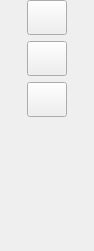
<?xml version="1.0" encoding="UTF-8"?>
<ui version="4.0">
 <class>tool_widget</class>
 <widget class="QWidget" name="tool_widget">
  <property name="geometry">
   <rect>
    <x>0</x>
    <y>0</y>
    <width>94</width>
    <height>251</height>
   </rect>
  </property>
  <property name="sizePolicy">
   <sizepolicy hsizetype="Preferred" vsizetype="Preferred">
    <horstretch>0</horstretch>
    <verstretch>0</verstretch>
   </sizepolicy>
  </property>
  <property name="minimumSize">
   <size>
    <width>0</width>
    <height>0</height>
   </size>
  </property>
  <property name="maximumSize">
   <size>
    <width>100</width>
    <height>16777215</height>
   </size>
  </property>
  <property name="acceptDrops">
   <bool>false</bool>
  </property>
  <property name="windowTitle">
   <string>Form</string>
  </property>
  <layout class="QFormLayout" name="formLayout">
   <property name="labelAlignment">
    <set>Qt::AlignLeading|Qt::AlignLeft|Qt::AlignVCenter</set>
   </property>
   <property name="formAlignment">
    <set>Qt::AlignCenter</set>
   </property>
   <property name="leftMargin">
    <number>0</number>
   </property>
   <property name="topMargin">
    <number>0</number>
   </property>
   <property name="rightMargin">
    <number>0</number>
   </property>
   <property name="bottomMargin">
    <number>0</number>
   </property>
   <item row="0" column="0">
    <layout class="QVBoxLayout" name="verticalLayout">
     <property name="sizeConstraint">
      <enum>QLayout::SetFixedSize</enum>
     </property>
     <item>
      <widget class="QPushButton" name="stampButton">
       <property name="sizePolicy">
        <sizepolicy hsizetype="Fixed" vsizetype="Fixed">
         <horstretch>0</horstretch>
         <verstretch>0</verstretch>
        </sizepolicy>
       </property>
       <property name="minimumSize">
        <size>
         <width>40</width>
         <height>35</height>
        </size>
       </property>
       <property name="toolTip">
        <string>Stamp</string>
       </property>
       <property name="styleSheet">
        <string notr="true"/>
       </property>
       <property name="text">
        <string/>
       </property>
       <property name="icon">
        <iconset resource="../../tactile.qrc">
         <normaloff>:/resources/icons/fluent/64/stamp.png</normaloff>:/resources/icons/fluent/64/stamp.png</iconset>
       </property>
       <property name="iconSize">
        <size>
         <width>24</width>
         <height>24</height>
        </size>
       </property>
       <property name="checkable">
        <bool>true</bool>
       </property>
       <property name="checked">
        <bool>false</bool>
       </property>
      </widget>
     </item>
     <item>
      <widget class="QPushButton" name="bucketButton">
       <property name="sizePolicy">
        <sizepolicy hsizetype="Fixed" vsizetype="Fixed">
         <horstretch>0</horstretch>
         <verstretch>0</verstretch>
        </sizepolicy>
       </property>
       <property name="minimumSize">
        <size>
         <width>40</width>
         <height>35</height>
        </size>
       </property>
       <property name="toolTip">
        <string>Bucket</string>
       </property>
       <property name="layoutDirection">
        <enum>Qt::LeftToRight</enum>
       </property>
       <property name="text">
        <string notr="true"/>
       </property>
       <property name="icon">
        <iconset resource="../../tactile.qrc">
         <normaloff>:/resources/icons/fluent/64/bucket.png</normaloff>:/resources/icons/fluent/64/bucket.png</iconset>
       </property>
       <property name="iconSize">
        <size>
         <width>24</width>
         <height>24</height>
        </size>
       </property>
       <property name="checkable">
        <bool>true</bool>
       </property>
      </widget>
     </item>
     <item>
      <widget class="QPushButton" name="eraserButton">
       <property name="sizePolicy">
        <sizepolicy hsizetype="Fixed" vsizetype="Fixed">
         <horstretch>0</horstretch>
         <verstretch>0</verstretch>
        </sizepolicy>
       </property>
       <property name="minimumSize">
        <size>
         <width>40</width>
         <height>35</height>
        </size>
       </property>
       <property name="toolTip">
        <string>Eraser</string>
       </property>
       <property name="text">
        <string/>
       </property>
       <property name="icon">
        <iconset resource="../../tactile.qrc">
         <normaloff>:/resources/icons/fluent/64/eraser.png</normaloff>:/resources/icons/fluent/64/eraser.png</iconset>
       </property>
       <property name="iconSize">
        <size>
         <width>24</width>
         <height>24</height>
        </size>
       </property>
       <property name="checkable">
        <bool>true</bool>
       </property>
      </widget>
     </item>
     <item>
      <spacer name="verticalSpacer">
       <property name="orientation">
        <enum>Qt::Vertical</enum>
       </property>
       <property name="sizeType">
        <enum>QSizePolicy::Expanding</enum>
       </property>
       <property name="sizeHint" stdset="0">
        <size>
         <width>0</width>
         <height>40</height>
        </size>
       </property>
      </spacer>
     </item>
    </layout>
   </item>
  </layout>
 </widget>
 <resources>
  <include location="../../tactile.qrc"/>
 </resources>
 <connections/>
</ui>
